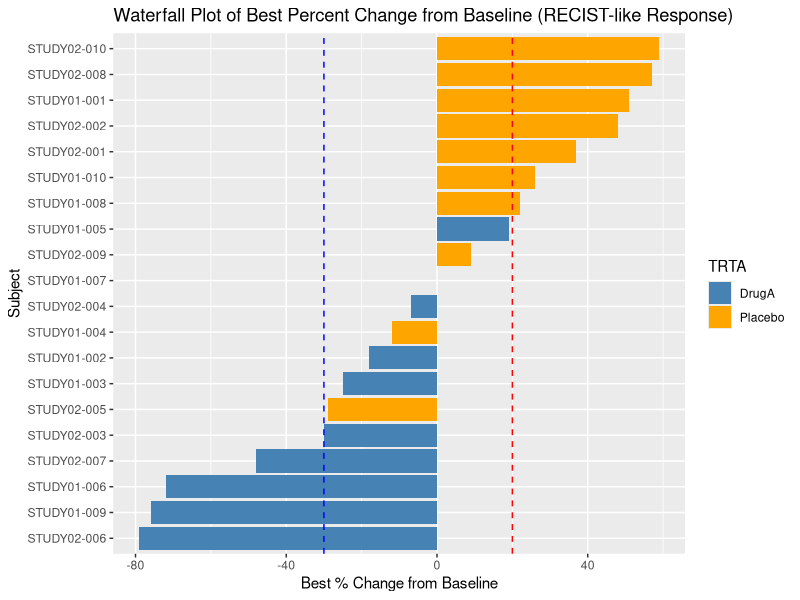

Recreate this plot in R.
library(dplyr)
library(readr)
library(ggplot2)

adsl <- read_csv("data/derived/adsl.csv", show_col_types = FALSE)

dir.create("output/figures", recursive = TRUE, showWarnings = FALSE)

set.seed(999)

waterfall <- adsl %>%
  transmute(
    STUDYID,
    USUBJID,
    TRTA,
    CHG = case_when(
      TRTA == "DrugA"   ~ sample(-85:35, n(), replace = TRUE),
      TRTA == "Placebo" ~ sample(-30:60, n(), replace = TRUE),
      TRUE ~ sample(-50:50, n(), replace = TRUE)
    )
  ) %>%
  arrange(CHG) %>%
  mutate(SUBJ_ORDER = row_number())

write_csv(waterfall, "data/derived/adrs_waterfall.csv")

p <- ggplot(waterfall, aes(x = reorder(USUBJID, CHG), y = CHG)) +
  geom_col(aes(fill = TRTA)) +
scale_fill_manual(values = c("DrugA" = "steelblue", "Placebo" = "orange")) +
 geom_hline(yintercept = -30, linetype = "dashed", color = "blue") +
geom_hline(yintercept = 20, linetype = "dashed", color = "red") +
  coord_flip() +
  labs(
    title = "Waterfall Plot of Best Percent Change from Baseline (RECIST-like Response)",
    x = "Subject",
    y = "Best % Change from Baseline"
  )

ggsave(
  filename = "output/figures/waterfall_plot.png",
  plot = p,
  width = 8,
  height = 10
)

message("Waterfall plot created: output/figures/waterfall_plot.png")
message("Waterfall dataset created: data/derived/adrs_waterfall.csv")
